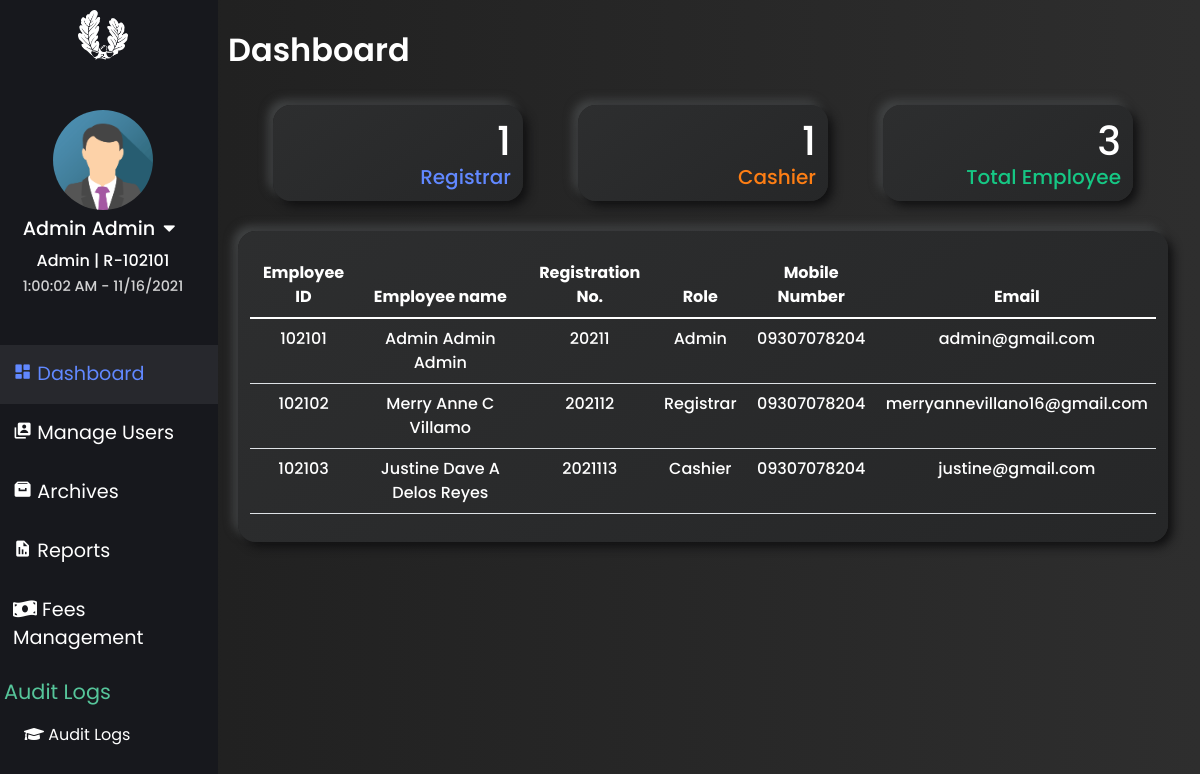
Screenshot of /html/registrar_access.php (signed in) with the database file from the repository.
### tables this page shows
CREATE TABLE `tbl_employee_info` (
  `reg_no` varchar(255) NOT NULL,
  `employee_id` int(20) NOT NULL,
  `role` varchar(20) NOT NULL,
  `firstname` varchar(100) NOT NULL,
  `lastname` varchar(100) NOT NULL,
  `middlename` varchar(100) NOT NULL,
  `sex` varchar(20) NOT NULL,
  `email` varchar(255) NOT NULL,
  `address` longtext NOT NULL,
  `contact_number` varchar(15) NOT NULL,
  `hireDate` varchar(100) NOT NULL,
  `joined_date` varchar(100) NOT NULL
);

### html/registrar_access.php (the view, shortened to what this page needs)
<?php
  require_once '../connection/Config.php';
?>
<!doctype html>
<html lang="en">
  <head>
    <link rel="stylesheet" type="text/css" href="https://cdn.datatables.net/v/bs5/jq-3.6.0/dt-1.11.3/b-2.0.1/datatables.min.css"/>
    <link rel="stylesheet" href="https://cdn.jsdelivr.net/npm/bootstrap@5.1.3/dist/css/bootstrap.min.css">
        <link rel="stylesheet" href="https://pro.fontawesome.com/releases/v5.10.0/css/all.css"/>
        <link rel="stylesheet" href="https://cdnjs.cloudflare.com/ajax/libs/font-awesome/5.14.0/css/all.min.css" />
        <link href='https://unpkg.com/boxicons@2.0.9/css/boxicons.min.css' rel='stylesheet'>
    <link rel="stylesheet" type="text/css" href="../css/registrar_access.css?<?php echo time(); ?>" />
    <link rel="stylesheet" href="https://cdnjs.cloudflare.com/ajax/libs/animate.css/4.1.1/animate.min.css"/>
    <link rel="stylesheet" href="https://cdn.linearicons.com/free/1.0.0/icon-font.min.css">
  </head>
  <body>
    <div class="row">
      <div class="col left-tab">
      <img src="../images/logo.png" class="logoLeftTab" alt="">
        <div class="upper-left-tab">
            <img src="..\images\registrar_img\sample_registrar_pic.png" alt="">
            <p class="reg__name" style="font-size: 1.2rem;"><?= $_SESSION['fullname'];?><i class="fas fa-caret-down mx-2" onclick="profile_link_show()"></i></p>
            <p class="reg__name" id="roleId"><?= $_SESSION['role'];?> | R-<?= $_SESSION['employeeId'];?></p>
            <p class="reg__name" id="reg-date-time"></p>
        </div>
            <div class="nav flex-column nav-pills pl-2 mt-5 align-middle" id="v-pills-tab" role="tablist" aria-orientation="vertical">
                <a class="nav-link active main__" id="v-pills-dashboard-tab" data-toggle="pill" href="#v-pills-dashboard" role="tab" aria-controls="v-pills-dashboard" aria-selected="true"><i class='bx bxs-dashboard'></i>&nbsp;Dashboard</a>
                <a class="nav-link main__" id="v-pills-manage-users-tab" data-toggle="pill" href="#v-pills-manage-users" role="tab" aria-controls="v-pills-manage-users" aria-selected="false"><i class='bx bxs-user-account'></i>&nbsp;Manage Users</a>
                <a class="nav-link main__" id="v-pills-archives-tab" data-toggle="pill" href="#v-pills-archives" role="tab" aria-controls="v-pills-archives" aria-selected="false"><i class='bx bxs-archive'></i>&nbsp;Archives</a>
                <a class="nav-link main__" id="v-pills-reports-tab" data-toggle="pill" href="#v-pills-reports" role="tab" aria-controls="v-pills-reports" aria-selected="false"><i class='bx bxs-report' ></i>&nbsp;Reports</a>
                <a class="nav-link main__" id="v-pills-fees-tab" data-toggle="pill" href="#v-pills-fees" role="tab" aria-controls="v-pills-fees" aria-selected="false"><i class="fas fa-money-bill-wave"></i>&nbsp;Fees Management</a>
                <a class="nav-link" style="color: var(--greenSecondary); font-size: 1.3rem" style="margin: 0">Audit Logs</a>
                <a class="nav-link secondary__" id="v-pills-student-audit-log-tab" data-toggle="pill" href="#v-pills-student-audit-log" role="tab" aria-controls="v-pills-student-audit-log" aria-selected="false"><i class="fas fa-graduation-cap"></i>&nbsp;Audit Logs</a>
            </div>
        </div>
        <div class="col-sm right-tab">
          <div class="tab-content" id="v-pills-tabContent">
            <div class="tab-pane fade show active" id="v-pills-dashboard" role="tabpanel" aria-labelledby="v-pills-dashboard-tab">
              <p class="title_tab_universal my-3" >Dashboard</p>
            <div class="dashBoardForRegistrar" id="dashboardForAdminId">
              <div class="studentCountBox" id="">
                        <h1>
                          <?php
                          $sql = "SELECT `role`FROM `tbl_employee_info` WHERE `role` = 'Registrar'";
                          $statement = $con->prepare($sql);
                          $statement->execute();
                          $result = $statement->get_result();
                          $count = mysqli_num_rows($result);
                          echo $count;
                        ?>
                      </h1>
                    <h3>Registrar</h3>
              </div>
              <div class="studentCountBox" id="">
                        <h1>
                          <?php
                          $sql = "SELECT `role`FROM `tbl_employee_info` WHERE `role` = 'Cashier'";
                          $statement = $con->prepare($sql);
                          $statement->execute();
                          $result = $statement->get_result();
                          $count = mysqli_num_rows($result);
                          echo $count;
                        ?>
                      </h1>
                    <h3>Cashier</h3>
              </div>
              <div class="studentCountBox" id="">
                        <h1>
                        <?php
                        $sql = "SELECT * FROM tbl_employee_info";
                        $statement = $con->prepare($sql);
                        $statement->execute();
                        $result = $statement->get_result();
                        $count = mysqli_num_rows($result);
                        echo $count;
                      ?>
                      </h1>
                    <h3>Total Employee</h3>
              </div>
                  <div class="dashboardBox">
                        <table class="table" style="color: var(--white)">
                            <thead class="thead-light">
                              <tr>
                                <th scope="col">Employee ID</th>
                                <th scope="col">Employee name</th>
                                <th scope="col">Registration No.</th>
                                <th scope="col">Role</th>
                                <th scope="col">Mobile Number</th>
                                <th scope="col">Email</th>
                              </tr>
                            </thead>
                            <tbody id="adminDash">
                            <?php
                            $sql ="SELECT reg_no, employee_id, role, CONCAT(firstname,' ',middlename,' ',lastname) AS fullname,  email, contact_number
                            FROM tbl_employee_info";
                            $stmt = $con->prepare($sql);
                            $stmt->execute();
                            $res = $stmt->get_result();
                            $count = $res->num_rows;
                            ?>
                            <?php
                            if($count > 0){
                            while($data = $res->fetch_assoc()){?>
                            <tr class="text-center">
                                <td><?=$data['employee_id'];?></td>
                                <td><?=$data['fullname'];?></td>
                                <td><?=$data['reg_no'];?></td>
                                <td><?=$data['role'];?></td>
                                <td><?=$data['contact_number'];?></td>
                                <td><?=$data['email'];?></td>
                            </tr>
                            <?php }?>
                            <?php }else{?>
                            <tr>
                                <td><?php echo "No Records"?></td>
                            </tr>
                            <?php }
                            ?>
                          </tbody>
                        </table>
                        </div>
                      </div>
          </div>
          </div>
        </div>
    </div>
  </body>
</html>

### css/registrar_access.css (style rules this page uses)
:root { font-size: 16px; --font-school-name: 'Zilla Slab', serif; --font-tagline: 'Overpass', sans-serif; --primary: #3861fb; --secondary: #6188ff; --greenPrimary: #16c784; --greenSecondary: #56c59a; --purple: #DDA0DD; --orange: #fd7e14; --white: #ffffff; --leftTabBg: #17181d; --secondDarkBg: #222531; --thirdDarkBg: #394158; --activeColorBg: rgb(56, 56, 63, 0.5); }
html, body { background: linear-gradient(to right, #1e1e1e, #2e2e2e); color: var(--white); }
* { font-family: 'Poppins', sans-serif; margin: 0; padding: 0; box-sizing: border-box; }
.row { width: 100%; }
.left-tab { padding: 0; top: 0; bottom: 0; overflow-y: auto; max-width: 230px; position: fixed; background-color: var(--leftTabBg); color: var(--white); z-index: 999; height: 100%; }
.logoLeftTab { width: 50px; height: 50px; display: block; margin: 10px auto; }
.upper-left-tab { position: relative; }
.upper-left-tab > * { transition: 300ms ease; }
.upper-left-tab img { width: 100px; height: 100px; border-radius: 50%; display: block; margin: 50px auto 5px; }
.reg__name { text-align: center; margin: 0; font-weight: 500; margin-bottom: 3px; }
.reg__name:last-child { font-size: .9rem; opacity: .8; }
.reg__name i { cursor: pointer; }
.nav-link.main__ { color: var(--white-color); font-size: 1.2rem; padding: 15px 25px; text-align: left; transition: 250ms; border-radius: 0; }
.nav-link.main__.active, .nav-link.secondary__.active { background: var(--activeColorBg); color: var(--secondary); border-radius: 0; }
.secondary__ { font-size: 1rem; color: var(--white); margin-left: 20px; color: var(--white-color); text-align: left; transition: 250ms; border-radius: 0; }
.secondary__:last-child { margin-bottom: 25px; }
.right-tab { margin-left: 230px; padding: 10px; }
.title_tab_universal { font-size: 2rem; font-weight: 600; color: white; }
.dashboardBox { width: 100%; border-radius: 18px; background: linear-gradient(145deg, #2d2e2f, #262728); box-shadow: 5px 5px 10px #111112, -5px -5px 10px #434546; backdrop-filter: blur(1.8px); -webkit-backdrop-filter: blur(1.8px); padding: 12px; position: relative; margin: 15px 10px; }
.dashBoardForRegistrar { display: flex; width: 100%; flex-wrap: wrap; justify-content: space-evenly; }
.table { margin-top: 10px; text-align: center; font-weight: 500; }
.studentCountBox, .employeeCountBox { max-width: 25%; min-width: 250px; border-radius: 18px; background: linear-gradient(145deg, #2d2e2f, #262728); box-shadow: 5px 5px 10px #111112, -5px -5px 10px #434546; backdrop-filter: blur(1.8px); -webkit-backdrop-filter: blur(1.8px); padding: 12px; position: relative; margin: 15px 10px; cursor: pointer; transition: all 250ms; }
.studentCountBox h3 { font-size: 20px; margin: 0; padding: 0; text-align: right; }
.studentCountBox h1 { margin: 0; padding: 0; color: var(--white); text-align: right; }
.studentCountBox:nth-child(1) { color: var(--secondary); }
.studentCountBox:nth-child(2) { color: var(--orange); }
.studentCountBox:nth-child(3) { color: var(--greenPrimary); }

### rows the page displays
tbl_employee_info: employee_id "102101", fullname "Admin Admin Admin", reg_no "20211", role "Admin", contact_number "09307078204", email "admin@gmail.com"
tbl_employee_info: employee_id "102102", fullname "Merry Anne C Villamo", reg_no "202112", role "Registrar", contact_number "09307078204", email "merryannevillano16@gmail.com"
tbl_employee_info: employee_id "102103", fullname "Justine Dave A Delos Reyes", reg_no "2021113", role "Cashier", contact_number "09307078204", email "justine@gmail.com"

### other values shown
$_SESSION['fullname'] "Admin Admin"
$_SESSION['role'] "Admin"
$_SESSION['employeeId'] "102101"
$count "1"
$count "3"
